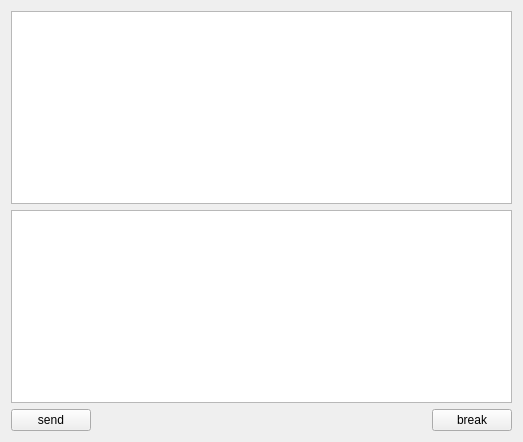
<?xml version="1.0" encoding="UTF-8"?>
<ui version="4.0">
 <class>Widget</class>
 <widget class="QWidget" name="Widget">
  <property name="geometry">
   <rect>
    <x>0</x>
    <y>0</y>
    <width>523</width>
    <height>442</height>
   </rect>
  </property>
  <property name="windowTitle">
   <string>Widget</string>
  </property>
  <layout class="QGridLayout" name="gridLayout">
   <item row="0" column="0" colspan="3">
    <widget class="QTextEdit" name="textEditRead">
     <property name="readOnly">
      <bool>true</bool>
     </property>
    </widget>
   </item>
   <item row="1" column="0" colspan="3">
    <widget class="QTextEdit" name="textEditWrite"/>
   </item>
   <item row="2" column="0">
    <widget class="QPushButton" name="pushButtonSend">
     <property name="text">
      <string>send</string>
     </property>
    </widget>
   </item>
   <item row="2" column="1">
    <spacer name="horizontalSpacer">
     <property name="orientation">
      <enum>Qt::Horizontal</enum>
     </property>
     <property name="sizeHint" stdset="0">
      <size>
       <width>40</width>
       <height>20</height>
      </size>
     </property>
    </spacer>
   </item>
   <item row="2" column="2">
    <widget class="QPushButton" name="pushButtonBreak">
     <property name="text">
      <string>break</string>
     </property>
    </widget>
   </item>
  </layout>
 </widget>
 <layoutdefault spacing="6" margin="11"/>
 <resources/>
 <connections/>
</ui>
